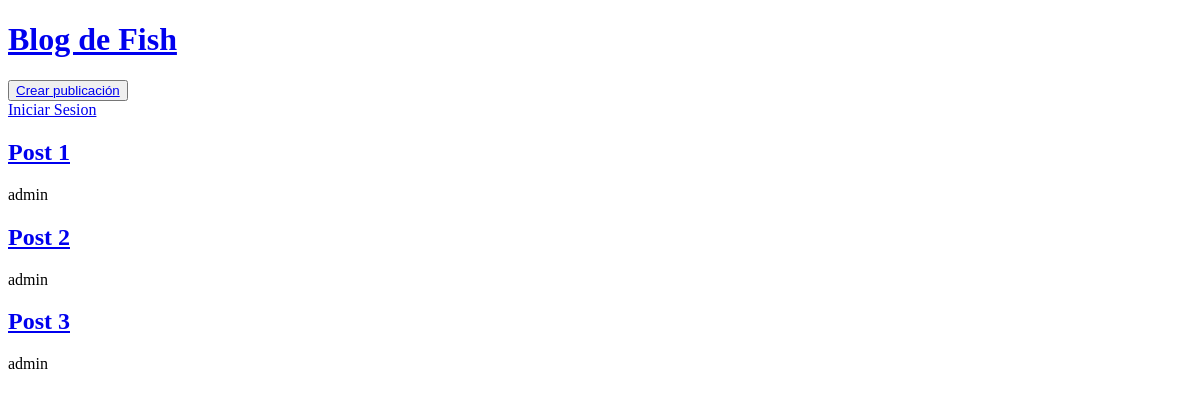
The app's page /, older data.
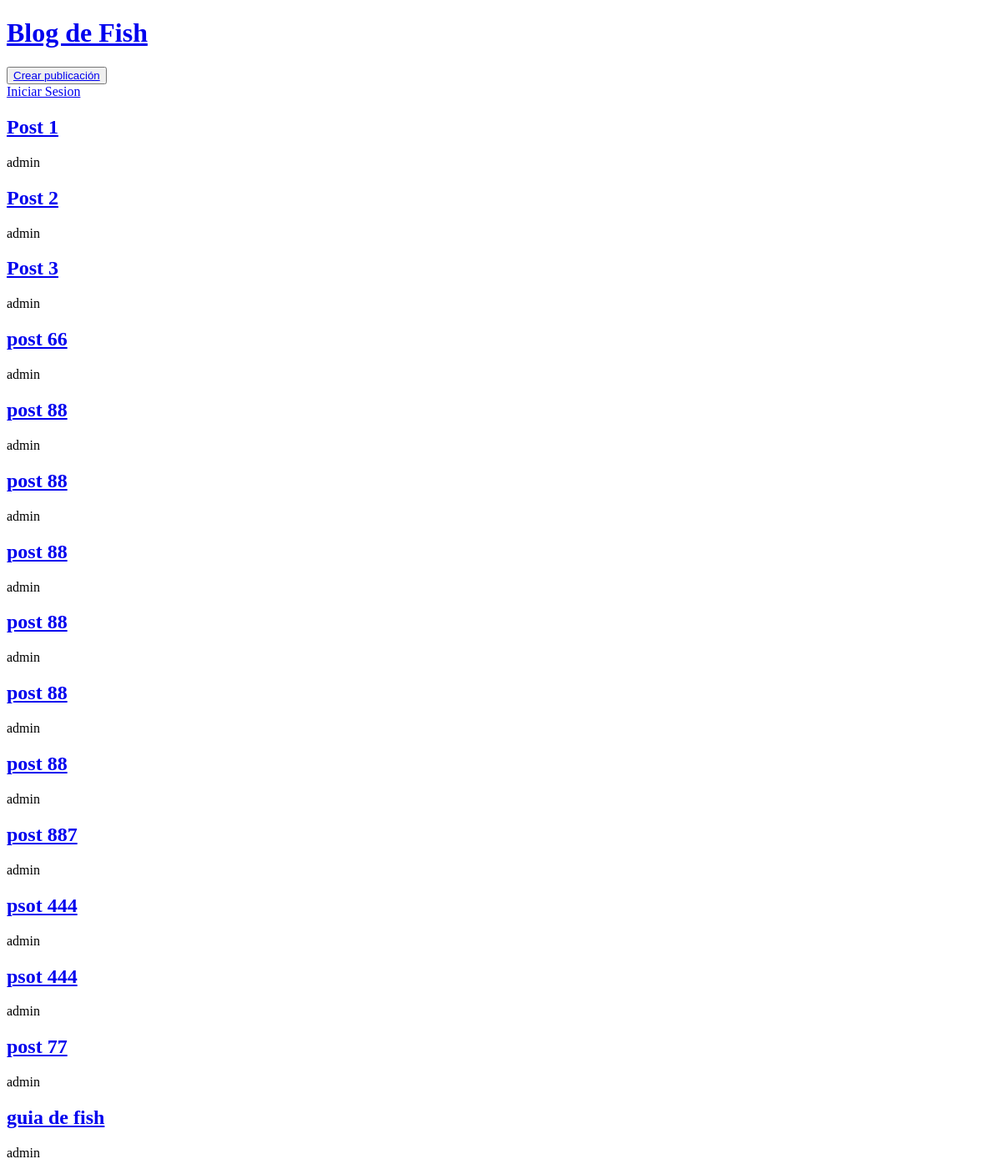
The same page, newer data.
### blog/models.py (models this page shows, shortened)
class Publication(models.Model):
    title = models.CharField(max_length=100)
    body = models.TextField()
    author = models.ForeignKey(
        'auth.User',
     on_delete=models.CASCADE
     )
    date = models.DateTimeField(auto_now_add=True)
    updated = models.DateTimeField(auto_now=True)

### blog/views.py (the view)
# urls.py: path('', PublicationListView.as_view(), name='publications-list'),
class PublicationListView(ListView):
    model = Publication
    template_name = 'publications-list.html'

### templates/publications-list.html
{% extends "_base.html" %}
{% block content %}
    {% for post in publication_list %}
         <a href="{% url 'publication-detail' post.pk %}"><h2>{{ post.title }}</h2></a>
         <p>{{ post.author }}</p>
    {% endfor %}
{% endblock content %}

### templates/_base.html (shortened to what this page needs)
<!DOCTYPE html>
<html lang="en">
<head>
</head>
<body>
    <header>
       <h1><a href="{%url 'publications-list' %}">Blog de Fish</a></h1>
     <div>
          <button><a href="{% url 'publication-create' %}">Crear publicación</a></button>
     </div>
    </header>
    {% if user.is_authenticated %}
     <p>Hola {{ user.username }} </p>
    {% else %}
     <a href="{%url 'login'%}">Iniciar Sesion</a>
    {% endif %}
    {% block content %}
    {% endblock content %}
</body>
</html>

Row changes from the older to the newer data that the page shows:
added Publication: title "post 66", author "admin"
added Publication: title "post 88", author "admin"
added Publication: title "post 88", author "admin"
added Publication: title "post 88", author "admin"
added Publication: title "post 88", author "admin"
added Publication: title "post 88", author "admin"
added Publication: title "post 88", author "admin"
added Publication: title "post 887", author "admin"
added Publication: title "psot 444", author "admin"
added Publication: title "psot 444", author "admin"
added Publication: title "post 77", author "admin"
added Publication: title "guia de fish", author "admin"
